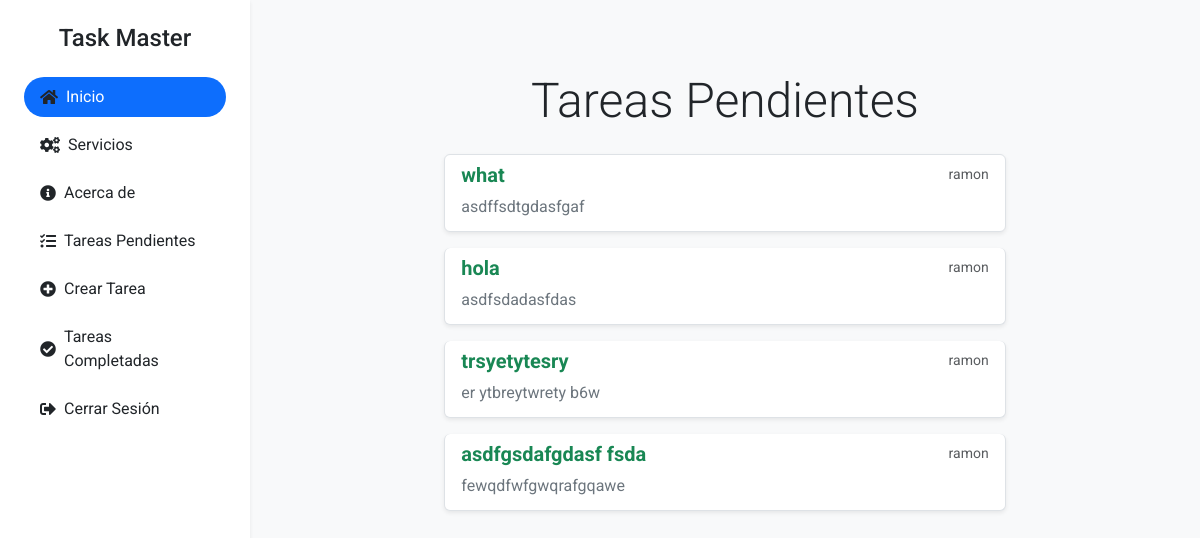
Screenshot of /tasks/ (signed in) with the database file from the repository.
### tasks/models.py (models this page shows, shortened)
class Task(models.Model):
    title = models.CharField(max_length=200)
    description = models.TextField(blank=True)
    created = models.DateTimeField(auto_now_add=True)
    datecompleted = models.DateTimeField(null=True, blank=True)
    important = models.BooleanField(default=False)
    user = models.ForeignKey(User, on_delete=models.CASCADE)

### tasks/views.py (the view)
# urls.py: path('tasks/',  views.tasks, name='tasks'),
@login_required
def tasks(request):
    tasks = Task.objects.filter(user=request.user, datecompleted__isnull=True)
    return render(request,'tasks.html', {'tasks': tasks})

### tasks/templates/tasks.html (shortened to what this page needs)
{% extends 'base.html' %}
{% block content %}
<main class="container py-5">
    <div class="row justify-content-center">
      <div class="col-md-8">
        <h1 class="text-center display-5 mb-4">Tareas Pendientes</h1>
        <div class="list-group">
          {% for task in tasks %}
          <a href="{% url 'task_detail' task.id %}" class="list-group-item list-group-item-action mb-3 shadow-sm rounded">
            <header class="d-flex justify-content-between align-items-center mb-2">
              <h5 class="mb-0 {% if task.important %}text-success fw-bold{% else %}fw-semibold{% endif %}">
                {{ task.title }}
              </h5>
              <small class="text-muted">{{ task.user.username }}</small>
            </header>
            <p class="mb-1 text-secondary">{{ task.description }}</p>
          </a>
          {% endfor %}
        </div>
      </div>
    </div>
  </main>
{% endblock %}

### rows the page displays
Task: title "what", user.username "ramon", description "asdffsdtgdasfgaf"
Task: title "hola", user.username "ramon", description "asdfsdadasfdas"
Task: title "trsyetytesry", user.username "ramon", description "er ytbreytwrety b6w"
Task: title "asdfgsdafgdasf fsda", user.username "ramon", description "fewqdfwfgwqrafgqawe"
